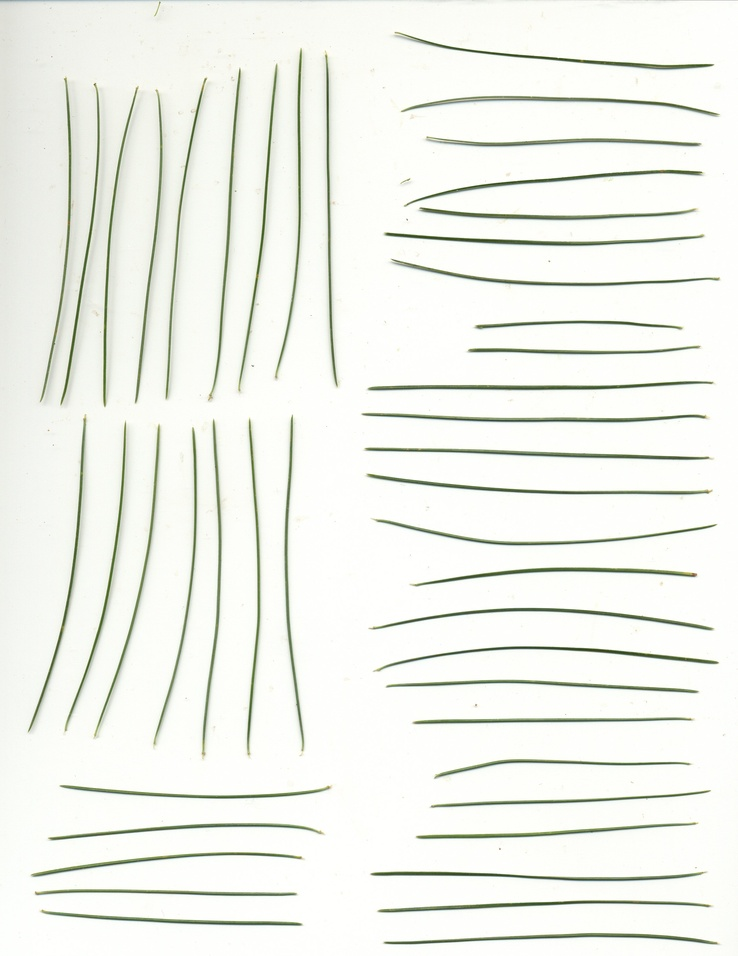
#> input picture data/DIR_Needle/D2528_pt1.jpg, 738 x 956 px, shrunk from 2550 x 3300 before the run, found by its file name; its folder holds 4 pictures in this run
$ jupyter execute --allow-errors Analyze_particles_img.ipynb   (shell and % lines are left out)   (older library calls are emulated)
#> lines starting #> are read from the running program, lines starting #| are printed output that depends on the picture; after the words box and inside, x2 and y2 are one past the last pixel; in counts of white or black regions, pixels touching at a corner belong together
[cell 1]
#!python
from matplotlib import pyplot as plt
import cv2
import numpy
import os
import matplotlib
import pylab
#from matplotlib import numerix as N

[cell 2]
##This is

[cell 3]
ls=os.listdir()
path_img='data/DIR_Needle/'

[cell 4]
ls_pines=os.listdir(path_img)
ls_pines[1]

[cell 5]
path_img+ls_pines[1]
I=cv2.imread(path_img+ls_pines[1])
#> I is the input picture: shape (956, 738, 3); mean B, G, R 235.3, 242.1, 239.8
I

[cell 6]
plt.figure(figsize=(8,20))
plt.imshow(I)

[cell 7]
frame = I

if frame is None:
    print('Error loading image')
    exit()

frame = cv2.cvtColor(frame, cv2.COLOR_BGR2GRAY)
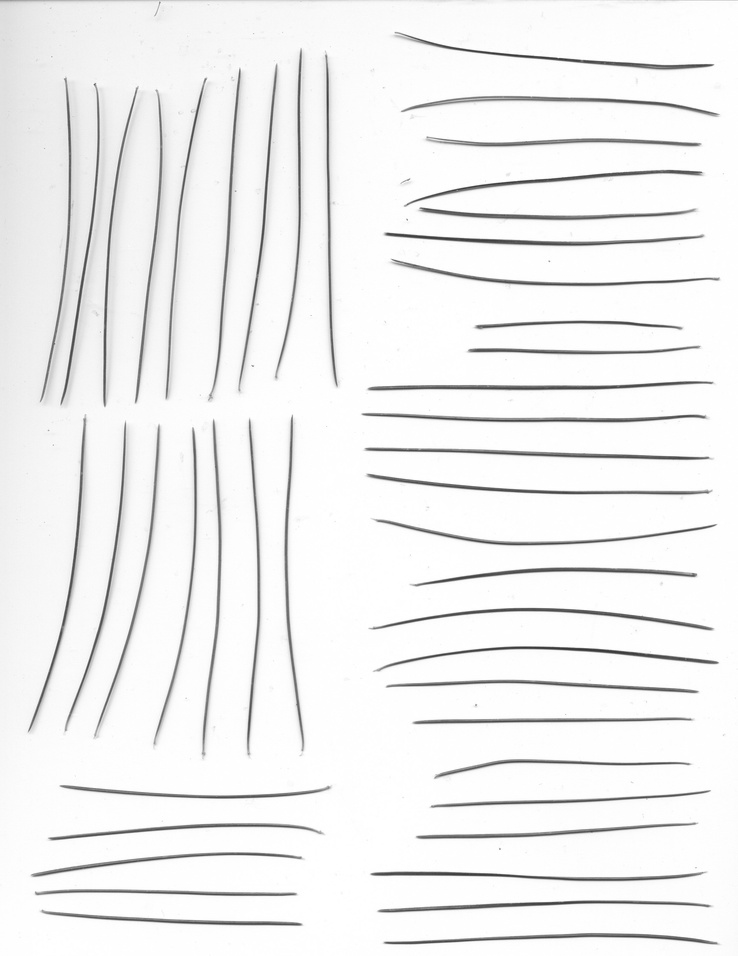
#> frame: shape (956, 738); min 48, max 255, mean 240.7
ret, frame = cv2.threshold(frame, 127, 255, cv2.THRESH_BINARY)
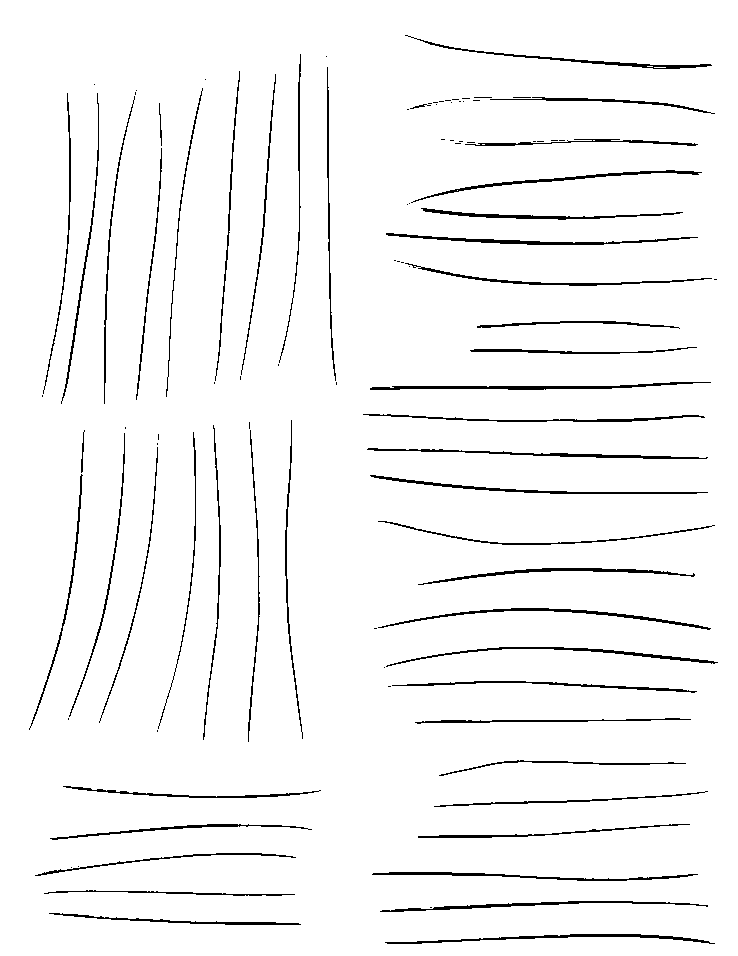
#> frame: shape (956, 738); 96.1% white; black in thin lines or dots, all inside (x1, y1, x2, y2) = (29, 35, 718, 944)

frame, contours, hierarchy = cv2.findContours(frame, cv2.RETR_TREE, cv2.CHAIN_APPROX_SIMPLE)
#> contours = 154 contours, 98 with area under 20; largest, box (x1, y1, x2, y2) and area: (0, 0, 738, 956) 703835, (369, 381, 712, 391) 1322, (377, 607, 712, 631) 1221, (385, 232, 699, 246) 1170, (384, 933, 716, 945) 1166

areas = []

for i in range(0, len(contours)):
    areas.append(cv2.contourArea(contours[i]))
#> after the loop, areas = 154 values, max 703835 at index 0, min 0 at index 97, mean 4839.9

mass_centres_x = []
mass_centres_y = []

#> (the rest of this cell did not finish here and is left out)

[cell 8]
img = frame
ret,thresh1 = cv2.threshold(img,127,255,cv2.THRESH_BINARY)
ret,thresh2 = cv2.threshold(img,127,255,cv2.THRESH_BINARY_INV)
ret,thresh3 = cv2.threshold(img,127,255,cv2.THRESH_TRUNC)
ret,thresh4 = cv2.threshold(img,127,255,cv2.THRESH_TOZERO)
ret,thresh5 = cv2.threshold(img,127,255,cv2.THRESH_TOZERO_INV)
#> thresh5: shape (956, 738); every value is 0
titles = ['Original Image','BINARY','BINARY_INV','TRUNC','TOZERO','TOZERO_INV']
images = [img, thresh1, thresh2, thresh3, thresh4, thresh5]
for i in range(6):
    plt.subplot(2,3,i+1),plt.imshow(images[i],'gray')
    plt.title(titles[i])
    plt.xticks([]),plt.yticks([])
plt.show()
fig = plt.figure()
plt.savefig('foo.png')
